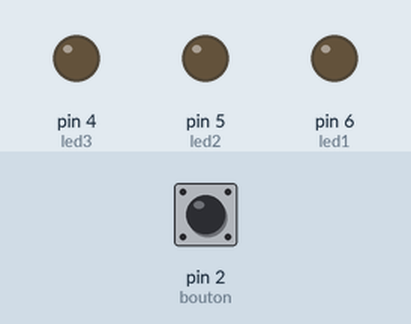
A sketch run on a simulated Arduino Uno, built with avr-gcc and run on an emulated ATmega328P. On the bench: output pins drawn as LEDs (lit = HIGH). The inputs (shaded band) are chosen by the test bench; at power-on: pin 2 (bouton) HIGH.

Above: at 1.2 s.
1.3 s: pin 2 (bouton) pulled LOW for 0.15 s
At 1.8 s:
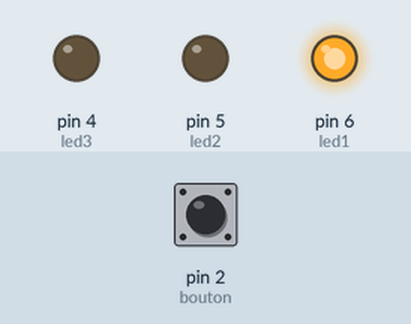
2.9 s: pin 2 (bouton) pulled LOW for 1 s
At 4.2 s:
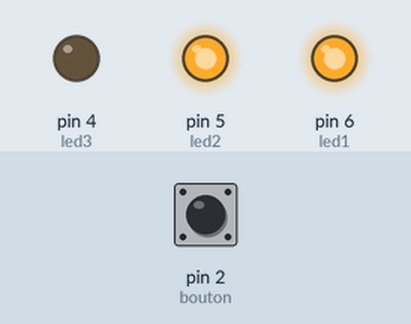
5.4 s: pin 2 (bouton) pulled LOW for 0.15 s
At 6.1 s:
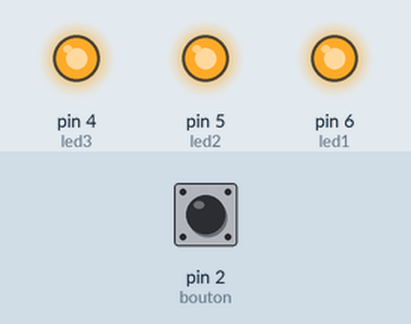
7.0 s: pin 2 (bouton) pulled LOW for 3.2 s
At 7.3 s:
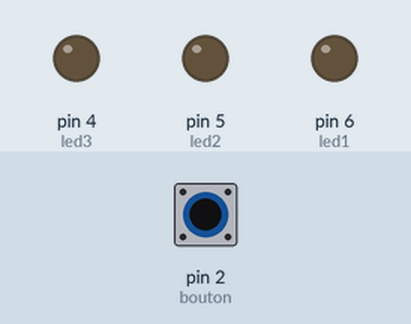
Timing chart, 0 to 10.0 s (numbered marks = the images above; inputs shaded):
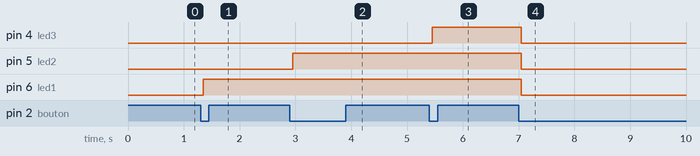

The sketch:

blinker.ino
```cpp
const int led1 = 6;
const int led2 = 5;
const int led3 = 4;
const int bouton = 2;

int compteur = 0;
int etatPrecedent = HIGH;

void setup() {
  // put your setup code here, to run once:
pinMode(led1,OUTPUT);
pinMode(led2,OUTPUT);
pinMode(led3,OUTPUT);
pinMode(bouton,INPUT_PULLUP);
}

void loop() {
  // put your main code here, to run repeatedly:
int etatBouton = digitalRead(bouton);
if (etatPrecedent==HIGH && etatBouton==LOW){
  compteur = (compteur+1)%4;
  delay(50);
}
etatPrecedent=etatBouton;
digitalWrite(led1,compteur>=1);
digitalWrite(led2,compteur>=2);
digitalWrite(led3,compteur>=3);
}
```

Measured:
- after the input at 1.3 s, pin 6 (led1): LOW → HIGH after 0.05 s
- after the input at 2.9 s, pin 5 (led2): LOW → HIGH after 0.05 s
- after the input at 5.4 s, pin 4 (led3): LOW → HIGH after 0.05 s
- after the input at 7.0 s, pin 4 (led3), pin 5 (led2), pin 6 (led1): HIGH → LOW after 0.05 s
